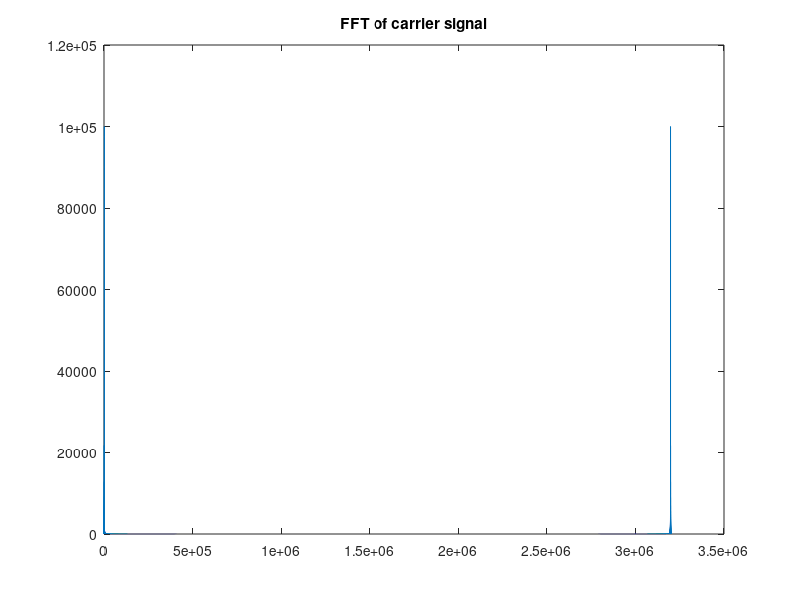
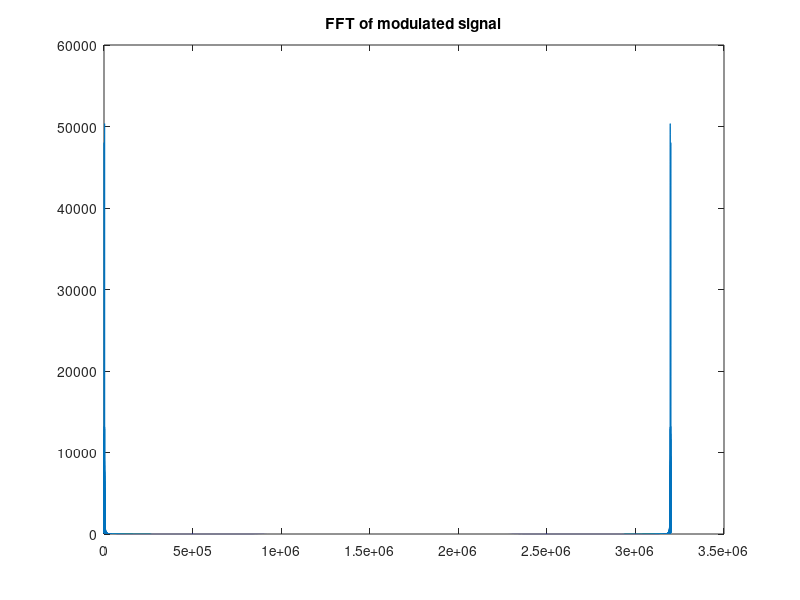
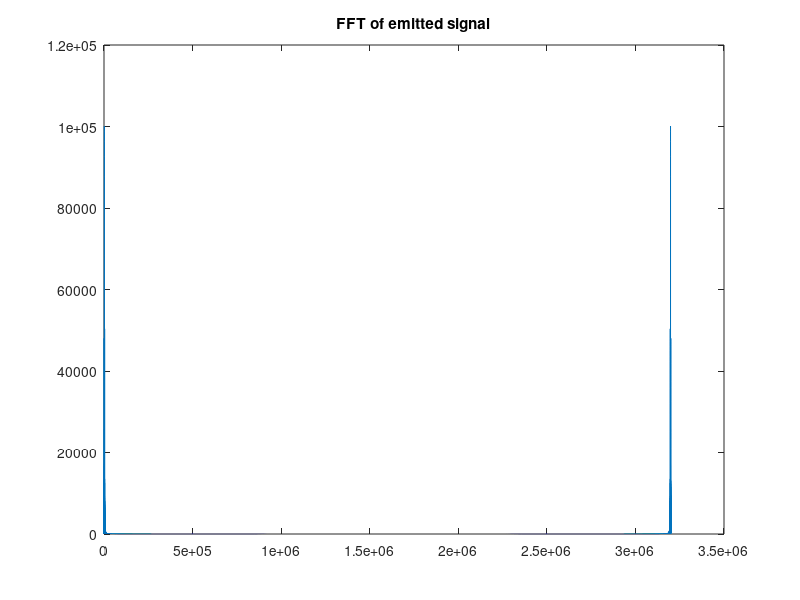
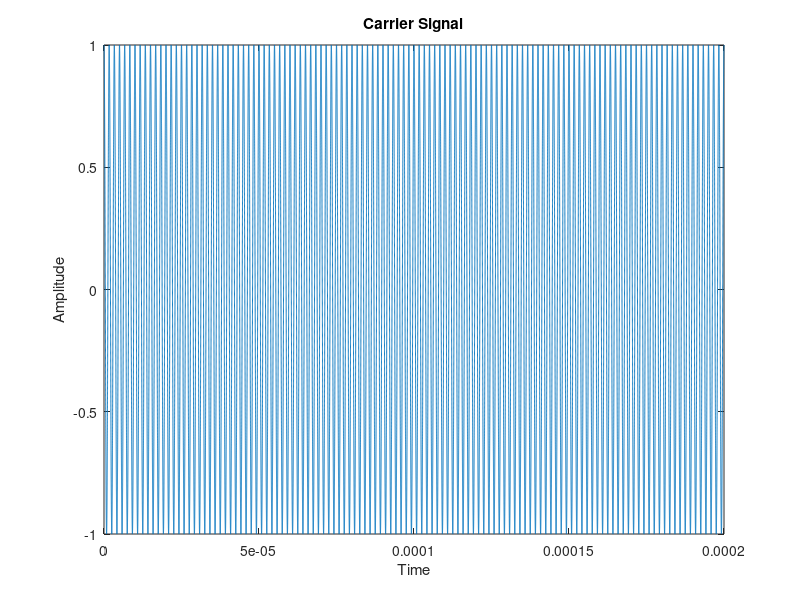

Here is the MATLAB script that generated these plots, in order: (Note: this script raises an error after producing the figures.)
% Simulation for CyberAttk. Computer virus simulation signal modulation
close all;
clear;

%%% adjuste according to the actual situation %%%
%%%%%%%%%%%%%%%%%%%%%%%%%%%%%%%%%%%%%%%%%%%
fs=1000; % sampling frequecy
fc=120e9; % center freq: 120 GHz
bitRate=1e6; % data rate: 1 Mbps
numBits=200; % number of binary digits
zeropad=16; % zero-padding
%%%%%%%%%%%%%%%%%%%%%%%%%%%%%%%%%%%%%%%%%%%

%% Step 1: Generate a random stream of computer code data to simulate a virus
% code data generation
% like Hexadecimal to Binary...
data_binary=randi([0 1],1,numBits);  % generate random binary data
bitDuration=1/bitRate; % duration of each bit of data

%disp(code_data);

%% Step 2: Generate a carrier signal
% time vector
t=linspace(0,bitDuration*length(data_binary),length(data_binary)*fs);

% carrier signal
carrierSig=cos(2*pi*fc*t);

% FFT
FFTc=fft(carrierSig,length(carrierSig)*zeropad);
figure;
plot(abs(FFTc));
title('FFT of carrier signal')

%% Step 3: FSK modulation
modulatedSig=[];
for i = 1:length(data_binary)
    if data_binary(i) == 0
        modulatedSig=[modulatedSig cos(2*pi*(fc-bitRate/2)*t((i-1)*fs+1:i*fs))];
    else
        modulatedSig=[modulatedSig cos(2*pi*(fc+bitRate/2)*t((i-1)*fs+1:i*fs))];
    end
end

% FFT
FFTm=fft(modulatedSig,length(modulatedSig)*zeropad);
figure;
plot(abs(FFTm));
title('FFT of modulated signal')

% emitted signal generation
emittedSig=modulatedSig+carrierSig;

% FFT
FFTe=fft(emittedSig,length(emittedSig)*zeropad);
figure;
plot(abs(FFTe));
title('FFT of emitted signal')

%% Print figures...
figure;
plot(t,carrierSig);
xlabel('Time');
ylabel('Amplitude');
title('Carrier Signal');

figure;
plot(t,modulatedSig);
xlabel('Time');
ylabel('Amplitude');
title('Modulated Signal');

figure;
plot(t,emittedSig);
xlabel('Time');
ylabel('Amplitude');
title('Emitted Signal');

figure;
spectrogram(emittedSig,hann(256),250,1024,fs,'yaxis');
title('Spectrum');
